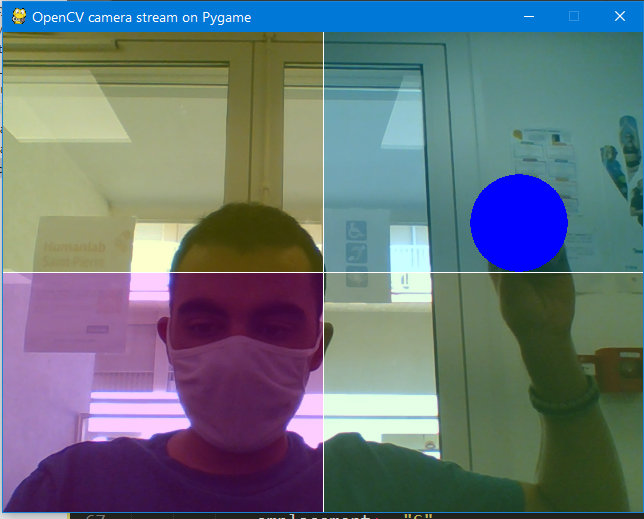
#> input picture Prototype Python OpenCV Tracking/imagePremierPrototypeOpenCV-PyGame.png, 644 x 519 px, given in place of the camera
$ python 'Best Python code for Multiple Color Detection.py'
#> lines starting #> are read from the running program, lines starting #| are printed output that depends on the picture; after the words box and inside, x2 and y2 are one past the last pixel; in counts of white or black regions, pixels touching at a corner belong together
# Python code for Multiple Color Detection


import numpy as np
import cv2


# Capturing video through webcam
webcam = cv2.VideoCapture(0)

# Start a while loop
while(1):

	# Reading the video from the
	# webcam in image frames
	ret, imageFrame = webcam.read()
#> imageFrame is the input picture: shape (519, 644, 3); mean B, G, R 120.5, 114.7, 102.6
	imageFrame =cv2.flip(imageFrame,1)
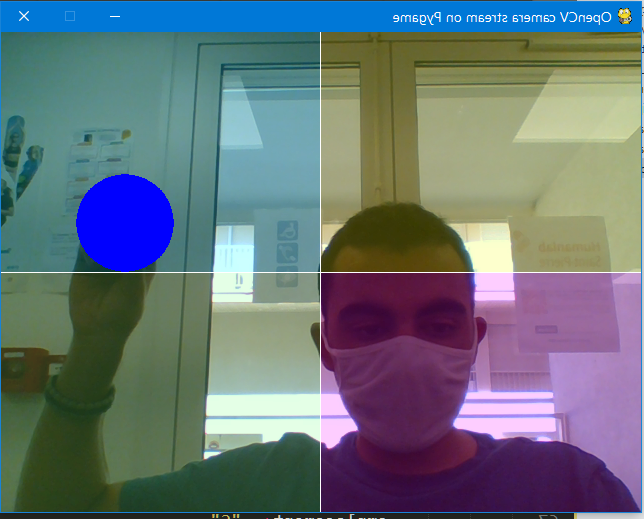
#> imageFrame: shape (519, 644, 3); mean B, G, R 120.5, 114.7, 102.6


	# Convert the imageFrame in
	# BGR(RGB color space) to
	# HSV(hue-saturation-value)
	# color space
	hsvFrame = cv2.cvtColor(imageFrame, cv2.COLOR_BGR2HSV)
#> hsvFrame: shape (519, 644, 3); mean H, S, V 82.1, 115.3, 140.4

	# Set range for red color and
	# define mask
	red_lower = np.array([164 ,188  ,80], np.uint8)
	red_upper = np.array([255, 255 ,255], np.uint8)
	red_mask = cv2.inRange(hsvFrame, red_lower, red_upper)
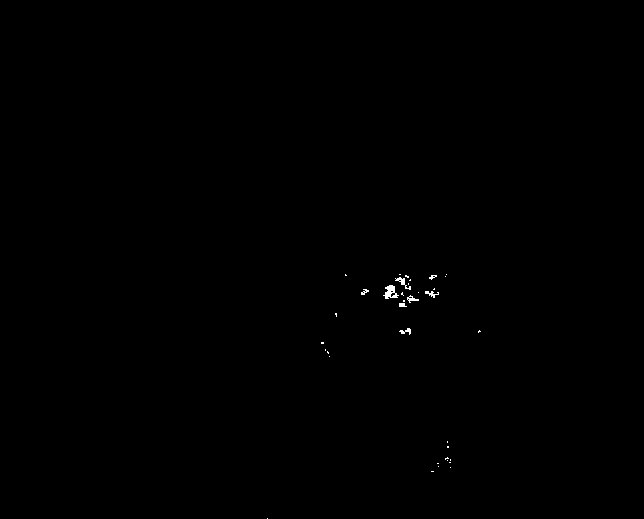
#> red_mask: shape (519, 644); 0.14% white in thin lines or dots, all inside (x1, y1, x2, y2) = (267, 274, 481, 519)

	# # Set range for green color and
	# # define mask
	# green_lower = np.array([25, 52, 72], np.uint8)
	# green_upper = np.array([102, 255, 255], np.uint8)
	# green_mask = cv2.inRange(hsvFrame, green_lower, green_upper)

	# # Set range for blue color and
	# # define mask
	# blue_lower = np.array([94, 80, 2], np.uint8)
	# blue_upper = np.array([120, 255, 255], np.uint8)
	# blue_mask = cv2.inRange(hsvFrame, blue_lower, blue_upper)

	# Morphological Transform, Dilation
	# for each color and bitwise_and operator
	# between imageFrame and mask determines
	# to detect only that particular color
	kernal = np.ones((5, 5), "uint8")

	# For red color
	red_mask = cv2.dilate(red_mask, kernal)
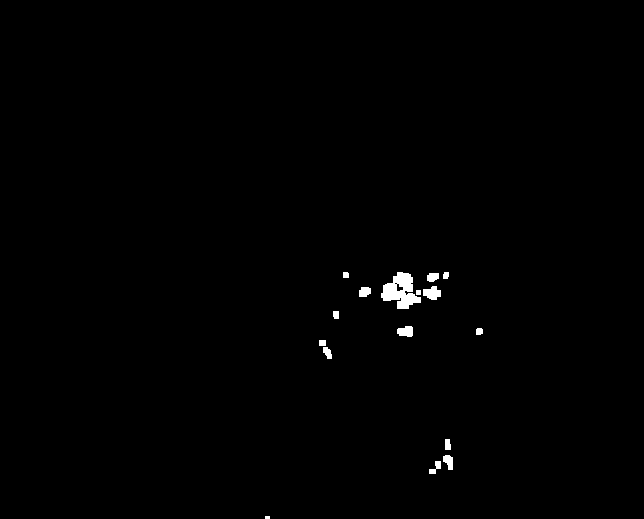
#> red_mask: shape (519, 644); 0.58% white; 16 white regions (1 under 20 px)
	res_red = cv2.bitwise_and(imageFrame, imageFrame,
							mask = red_mask)

	# [11 lines of commented-out code are left out]
	contours, hierarchy = cv2.findContours(red_mask,
										cv2.RETR_TREE,
										cv2.CHAIN_APPROX_SIMPLE)
#> contours = 18 contours, 3 with area under 20; largest, box (x1, y1, x2, y2) and area: (381, 272, 421, 309) 786, (423, 286, 441, 300) 150, (397, 326, 413, 337) 120, (443, 455, 453, 470) 87, (359, 287, 371, 297) 83

	for pic, contour in enumerate(contours):
		area = cv2.contourArea(contour)
		if(area > 300):
			x, y, w, h = cv2.boundingRect(contour)
			print(x,480-y)
#> this loop made 18 passes
#> (area, x, y, w, h) on pass 15: (786, 381, 272, 40, 37)
#> area on passes 2, 3, 4, 5, 7, 8: 56.5, 87, 45.5, 58, 33.5, 120
#| 381 208
			# imageFrame = cv2.rectangle(imageFrame, (x, y),
			# 						(x + w, y + h),
			# 						(0, 0, 255), 2)

			# cv2.putText(imageFrame, "Red Colour", (x, y),
			# 			cv2.FONT_HERSHEY_SIMPLEX, 1.0,
			# 			(0, 0, 255))

	# # Creating contour to track green color
	# contours, hierarchy = cv2.findContours(green_mask,
	# 									cv2.RETR_TREE,
	# 									cv2.CHAIN_APPROX_SIMPLE)

	# for pic, contour in enumerate(contours):
	# 	area = cv2.contourArea(contour)
	# 	if(area > 300):
	# 		x, y, w, h = cv2.boundingRect(contour)
	# 		imageFrame = cv2.rectangle(imageFrame, (x, y),
	# 								(x + w, y + h),
	# 								(0, 255, 0), 2)

	# 		cv2.putText(imageFrame, "Green Colour", (x, y),
	# 					cv2.FONT_HERSHEY_SIMPLEX,
	# 					1.0, (0, 255, 0))

	# # Creating contour to track blue color
	# contours, hierarchy = cv2.findContours(blue_mask,
	# 									cv2.RETR_TREE,
	# 									cv2.CHAIN_APPROX_SIMPLE)
	# for pic, contour in enumerate(contours):
	# 	area = cv2.contourArea(contour)
	# 	if(area > 300):
	# 		x, y, w, h = cv2.boundingRect(contour)
	# 		imageFrame = cv2.rectangle(imageFrame, (x, y),
	# 								(x + w, y + h),
	# 								(255, 0, 0), 2)

	# 		cv2.putText(imageFrame, "Blue Colour", (x, y),
	# 					cv2.FONT_HERSHEY_SIMPLEX,
	# 					1.0, (255, 0, 0))

	# Program Termination
	cv2.imshow("Multiple Color Detection in Real-TIme", imageFrame)
	if cv2.waitKey(10) & 0xFF == ord('q'):
#> (key q is pressed here)
		webcam.release()
		cv2.destroyAllWindows()
		break
